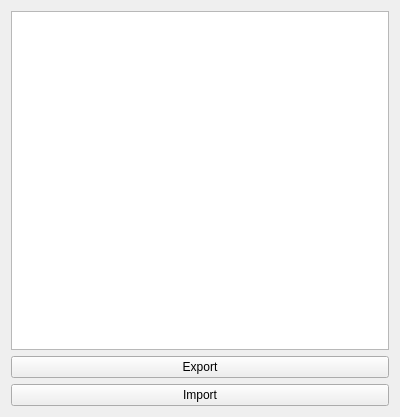
<?xml version="1.0" encoding="UTF-8"?>
<ui version="4.0">
 <class>FormImportExport</class>
 <widget class="QWidget" name="FormImportExport">
  <property name="geometry">
   <rect>
    <x>0</x>
    <y>0</y>
    <width>400</width>
    <height>417</height>
   </rect>
  </property>
  <property name="windowTitle">
   <string>Form</string>
  </property>
  <layout class="QVBoxLayout" name="verticalLayout">
   <item>
    <widget class="QTreeWidget" name="treeWidgetExport">
     <attribute name="headerVisible">
      <bool>false</bool>
     </attribute>
     <column>
      <property name="text">
       <string notr="true">1</string>
      </property>
     </column>
    </widget>
   </item>
   <item>
    <widget class="QPushButton" name="ButtonExport">
     <property name="text">
      <string>Export</string>
     </property>
    </widget>
   </item>
   <item>
    <widget class="QPushButton" name="ButtonImport">
     <property name="text">
      <string>Import</string>
     </property>
    </widget>
   </item>
  </layout>
 </widget>
 <resources/>
 <connections/>
</ui>
